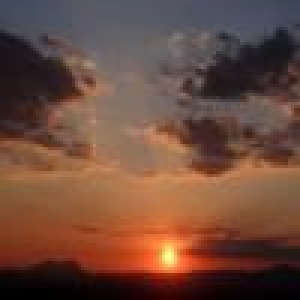
#> input picture datos/2D/imagenes_redimensionadas/atardecer.jpeg, 100 x 100 px, found by its file name (shown 3 times larger)
$ python mse_2D_C.py
#> lines starting #> are read from the running program, lines starting #| are printed output that depends on the picture
import subprocess
import seaborn as sns
import matplotlib.pyplot as plt
import numpy as np
import csv
import os
from PIL import Image
import time

# [18 lines left out: function plot_arrays, not called in this run]

def calculate_std(csv_path):
    unique_values = set()

    with open(csv_path, newline='') as csvfile:
        reader = csv.reader(csvfile)
        for row in reader:
            for val in row:
                unique_values.add(float(val))

    std = np.std(list(unique_values))

    return std

def image_to_array(image_path):
    img = Image.open(image_path).convert('L')
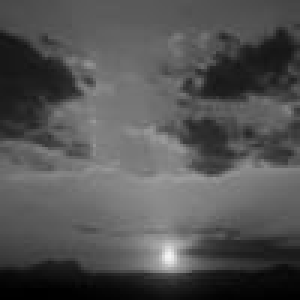
#> img: PIL image 100x100 L (shown 3 times larger); min 0, max 244, mean 82.7
    arr = np.array(img)
    return arr

def run_c_program(csv_path, scales, rows, cols, m, r, delta, fuzzy, distance_type):
    # command = ['./mse_2D', csv_path, str(scales), str(rows), str(cols), str(m), str(r), str(delta), str(fuzzy), str(distance_type)]
    command = ['mse_2D', csv_path, str(scales), str(rows), str(cols), str(m), str(r), str(delta), str(fuzzy), str(distance_type)]
    result = subprocess.run(command, stdout=subprocess.PIPE)
    output = result.stdout.decode('utf-8').strip()
    n_values = list(output.split())
    # n_values = [float(x) for x in n_values]
    n_values = [np.inf if x == '1.#INF00' else float(x) for x in n_values]
    return n_values

# [24 lines left out: function mse_2D, not called in this run]

def mse_2D_one_image(image_path, scales, m, r, delta, fuzzy, distance_type):
    if fuzzy == False:
        fuzzy = 0
    elif fuzzy == True:
        fuzzy = 1

    image_array = image_to_array(image_path)
    rows, cols = image_array.shape
#> rows = 100; cols = 100

    np.savetxt("output.csv", image_array, delimiter=",", fmt="%d")

    return run_c_program('output.csv', scales, rows, cols, m, r*calculate_std('output.csv'), delta, fuzzy, distance_type)

# Ejemplo:

# '/home/bcm/Desktop/Repo/mse_c/datos/2D/500x500' => Hay que pasarle el path de la carpeta en donde estan las imagenes
# 20 => escalas
# 2 => m
# 0.25 => r

# Tambien imprime el tiempo en segundos que se demora.

# En el ejemplo de abajo son imagenes chicas de 100x100, por eso hay que ponerle m=1 y r=0.5, pero con imagenes mas grandes la idea es ocupar m=2 y r=0.25

# Importante, tienes que cambiar el path de las imagenes al de tu computador y tienes que compilar de nuevo
# Para compilar ocupa este comando: gcc mse_2D.c -o mse_2D -lm -fopenmp

# v = mse_2D('/home/bcm/Desktop/Repo/c_mse_2D/datos/2D/100x100', 20, 1, 0.5, 0.8, fuzzy=False)
# plot_arrays(v)

# Para imágenes en RGB

# [69 lines left out: functions rgb_image_to_array, rgb_mse_2D_one_image, rgb_run_c_program, not called in this run]

# [12 lines of commented-out code are left out]

image_path = r'datos\2D\imagenes_redimensionadas\atardecer.jpeg'
scales = 12
m = 2
r = 0.25
delta = 0.8
fuzzy = False
distance_type = 0

#> (the run stopped early here; a loop or call above may not have finished)

$ run again, with datos/2D/imagenes_redimensionadas/bosque.jpg copied over datos/2D/imagenes_redimensionadas/atardecer.jpeg
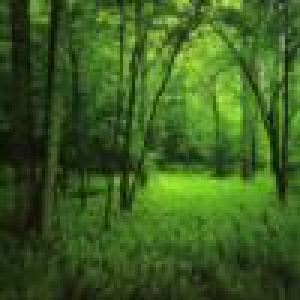
#> input picture datos/2D/imagenes_redimensionadas/bosque.jpg, 100 x 100 px, found by its file name (shown 3 times larger)
#> in image_to_array, `img = Image.open(image_path).convert('L')`:
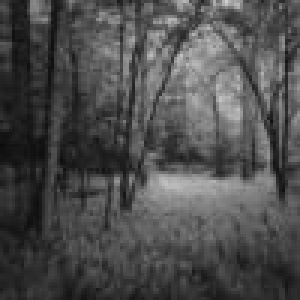
#> img: PIL image 100x100 L (shown 3 times larger); min 11, max 206, mean 76.9
